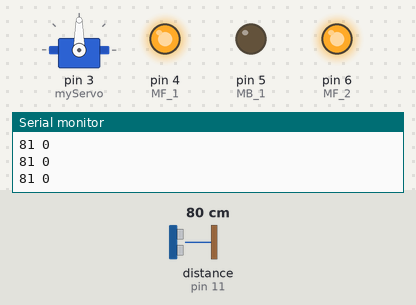
This sketch was run on a simulated Arduino Uno, built with avr-gcc and run on an emulated ATmega328P. Shown: servo, output pins drawn as LEDs (lit = HIGH), the last lines printed to the serial monitor. Inputs (shaded band) come from the test bench; at power-on: distance to the obstacle (sensor on pin 11) 80 cm. The echo pulse lasts 58.3 µs per cm.

Above: at 1.2 s.
1.3 s: distance to the obstacle (sensor on pin 11) set to 2 cm
At 3.2 s:
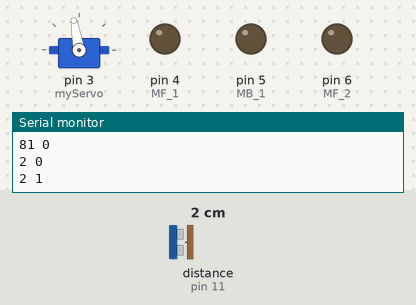
4.3 s: distance to the obstacle (sensor on pin 11) set to 35 cm
At 4.6 s:
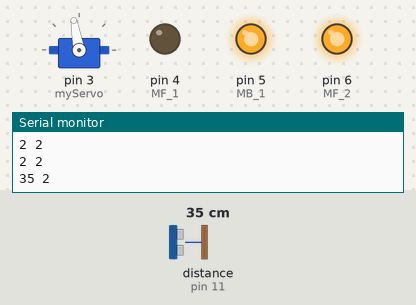
6.2 s: distance to the obstacle (sensor on pin 11) set to 4 cm
At 7.2 s:
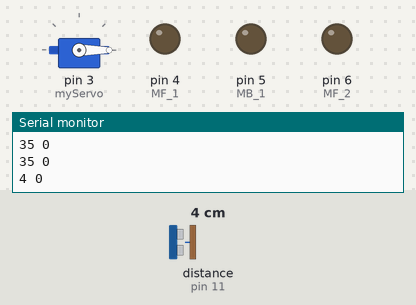
9.2 s: distance to the obstacle (sensor on pin 11) set to 60 cm
At 10.9 s:
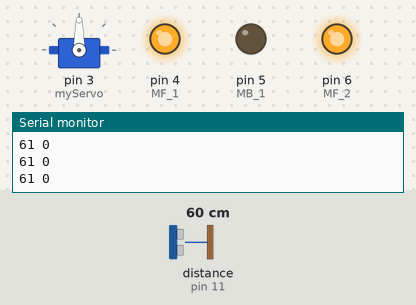
Timing chart, 0 to 12.1 s (numbered marks = the images above; inputs shaded):
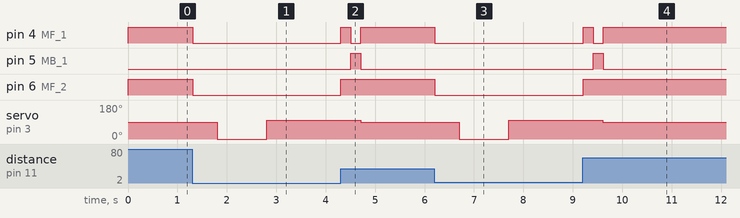

Measured:
- after the input at 1.3 s, pin 4 (MF_1), pin 6 (MF_2): HIGH → LOW at once; servo on pin 3 (myServo): 90° → 0° after 0.51 s, → 100° 1.0 s later
- after the input at 4.3 s, pin 4 (MF_1): LOW → HIGH at once, → LOW 0.20 s later, → HIGH 0.20 s later; pin 5 (MB_1): LOW → HIGH after 0.21 s, → LOW 0.20 s later; pin 6 (MF_2): LOW → HIGH at once; servo on pin 3 (myServo): 100° → 90° after 0.41 s
- after the input at 6.2 s, pin 4 (MF_1), pin 6 (MF_2): HIGH → LOW at once; servo on pin 3 (myServo): 90° → 0° after 0.51 s, → 100° 1.0 s later
- after the input at 9.2 s, pin 4 (MF_1): LOW → HIGH at once, → LOW 0.20 s later, → HIGH 0.20 s later; pin 5 (MB_1): LOW → HIGH after 0.21 s, → LOW 0.20 s later; pin 6 (MF_2): LOW → HIGH at once; servo on pin 3 (myServo): 100° → 90° after 0.41 s

The sketch:

v1.ino
```cpp
// (licence header left out)
#include <NewPing.h>
#include <Servo.h>

#define TRIGGER_PIN  12
#define ECHO_PIN     11
#define MAX_DISTANCE 200

NewPing sonar(TRIGGER_PIN, ECHO_PIN, MAX_DISTANCE);
Servo myServo;

#define MF_1 4
#define MB_1 5
#define MF_2 6
#define MB_2 7

int state = 0;
int maxSensor = 20;
void setup() {
  Serial.begin(9600);
  myServo.attach(3);
  pinMode(MF_1, OUTPUT); pinMode(MB_1, OUTPUT); pinMode(MF_2, OUTPUT); pinMode(MF_2, OUTPUT);
  myServo.write(90);
}

void front()
{
  digitalWrite(MF_1, 1);
  digitalWrite(MB_1, 0);
  digitalWrite(MF_2, 1);
  digitalWrite(MB_2, 0);
}

void back()
{
  digitalWrite(MF_1, 1);
  digitalWrite(MB_1, 0);
  digitalWrite(MF_2, 1);
  digitalWrite(MB_2, 0);
}

void left()
{
  digitalWrite(MF_1, 1);
  digitalWrite(MB_1, 0);
  digitalWrite(MF_2, 0);
  digitalWrite(MB_2, 1);
}

void right()
{
  digitalWrite(MF_1, 0);
  digitalWrite(MB_1, 1);
  digitalWrite(MF_2, 1);
  digitalWrite(MB_2, 0);
}

void stop()
{
  digitalWrite(MF_1, 0);
  digitalWrite(MB_1, 0);
  digitalWrite(MF_2, 0);
  digitalWrite(MB_2, 0);
}

void loop()
{
  int Sonar = sonar.ping_cm();
  if (Sonar == 0) {
    Sonar = 1;
  }
  Serial.print(Sonar);
  Serial.print(" ");
  Serial.println(state);
  if (state == 0) {
    if (Sonar > maxSensor) {
      front();
    } else if (Sonar <= maxSensor) {
      stop();
      delay(500);
      myServo.write(0);
      delay(1000);
      state = 1;
    }
  }
  else if (state == 1) {
    if (Sonar >= maxSensor) {
      state = 2;
    } else {
      myServo.write(100);
      delay(1000);
      state = 3;
    }
  } else if (state = 2) {
    if (Sonar >= maxSensor) {
      back();
      delay(200);
      right();
      delay(200);
      myServo.write(90);
      state = 0;
    }
  } else if (state = 3) {
    if (Sonar >= maxSensor) {
      back();
      delay(200);
      left();
      delay(200);
      myServo.write(90);
      state = 0;
    } else {
      myServo.write(90);
      back();
      delay(1000);
      state = 0;
    }
  }
}
```
